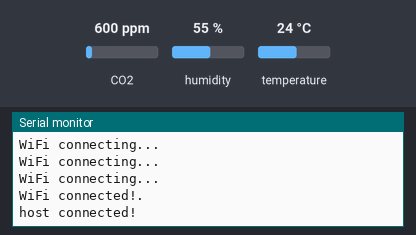
A sketch run on a simulated ESP8266 (NodeMCU). On the bench: the last lines printed to the serial monitor. The inputs (shaded band) are chosen by the test bench; at power-on: CO2 600 ppm, humidity 55 %, temperature 24 °C. WiFi joins after 1.5 s; servers stay silent unless stated.

Above: at 2.7 s.
2.8 s: CO2 set to 452 ppm
At 3.3 s:
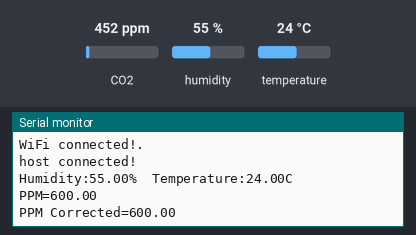
4.3 s: humidity set to 22 %
At 5.6 s:
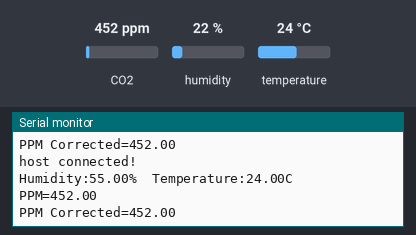
5.8 s: temperature set to 12 °C
At 7.1 s:
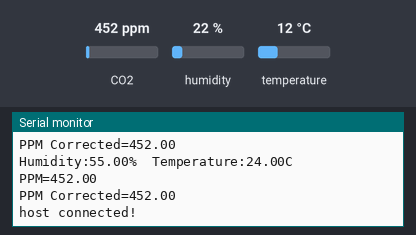
7.3 s: CO2 set to 1050 ppm
At 8.3 s:
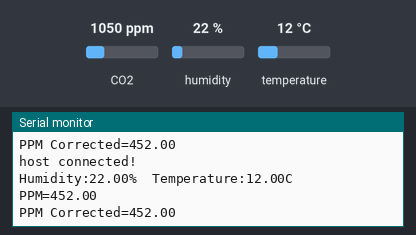
8.8 s: humidity set to 40 %
At 8.8 s:
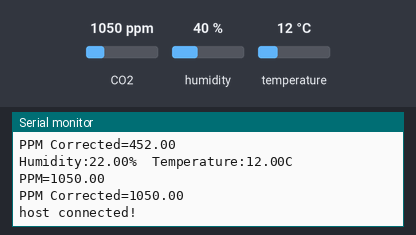
Timing chart, 0 to 11.3 s (numbered marks = the images above; inputs shaded):
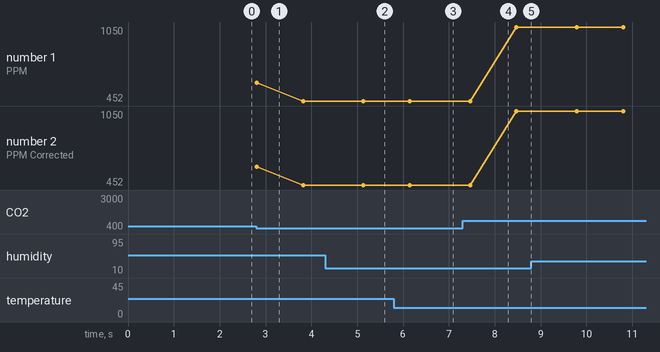

The sketch:

MQ-135.ino
```cpp
#include <MQ135.h>
#include <DHT.h>
#include <ESP8266WiFi.h>

#define ANALOGPIN A0

const char* ssid = "EE-Hub-J9Mo";
const char* password = "cud-COUGH-able";

const char* host = "192.168.1.84";
const int port = 9003;//demo2 tcp 使用 9003端口

const char* id = "Sensor2";

WiFiClient client;
DHT dht(D2,DHT22);      //设置Data引脚所接IO口和传感器类型

int PPMStatus = 0;
int PPMStatusOld = 0;

float  ppm, ppmbalanced;
int initStep=1;                 // 1 = Connection in progress / 2 = Connection Done

MQ135 gasSensor = MQ135(ANALOGPIN);

void setup() {
  Serial.begin(9600);
  dht.begin();
  WiFi.begin(ssid, password);
  client.setTimeout(100);
  while (WiFi.status() != WL_CONNECTED) {
    Serial.println("WiFi connecting...");
    delay(500);
  }
  Serial.println("WiFi connected!.");
}

void loop() {
  if (client.connect(host, port))
  {
    Serial.println("host connected!");
    //发送第一条TCP数据，发送ID号
    client.print(id);
  }
  else
  {
    // TCP连接异常
    Serial.println("host connecting...");
    delay(500);
  }
  delay(100);
  while (client.connected()) {
    //      接收到TCP数据
     float RH = dht.readHumidity();   //读取湿度数据
     float T = dht.readTemperature();//读取温度数据
     ppm = gasSensor.getPPM(); // 取得 ppm 值
     ppmbalanced = gasSensor.getCorrectedPPM(T, RH);  // 取得修正的 ppm 值
     String myReadout="";
     myReadout.concat(RH);
     myReadout.concat(",");
     myReadout.concat(T);
     myReadout.concat(",");
     myReadout.concat(ppm);
     myReadout.concat(",");
     myReadout.concat(ppmbalanced);
     //若没收到TCP数据，每隔一段时间打印并发送tick值
     client.print(myReadout);
     delay(1000);
     Serial.print("Humidity:");  //向串口打印 Humidity:
     Serial.print(RH);           //向串口打印湿度数据
     Serial.print("%");
     Serial.print("  Temperature:");
     Serial.print(T);            //向串口打印温度数据
     Serial.println("C");
     Serial.print("PPM=");
     Serial.println(ppm);
     Serial.print("PPM Corrected=");
     Serial.println(ppmbalanced);
     Serial.println();
  }
 }
```

Measured:
- plotted number 1: 452 → 1050 after the input at 7.3 s
- plotted number 2: 452 → 1050 after the input at 7.3 s
